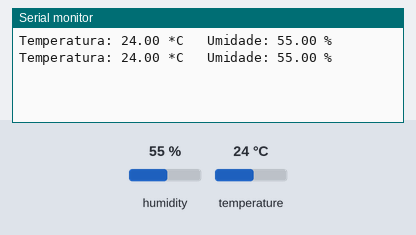
The sketch below on a simulated Arduino Uno, built with avr-gcc and run on an emulated ATmega328P. Shown: the last lines printed to the serial monitor. The inputs (shaded band) are chosen by the test bench; at power-on: humidity 55 %, temperature 24 °C.

Above: at 4.8 s.
4.9 s: humidity set to 22 %
At 7.1 s:
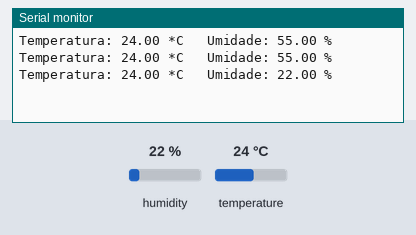
7.9 s: temperature set to 12 °C
At 9.5 s:
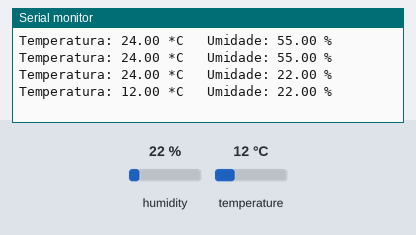
10.9 s: humidity set to 40 %
At 13.2 s:
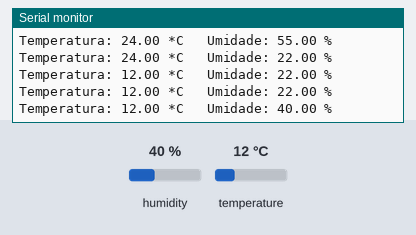
Timing chart, 0 to 14.7 s (numbered marks = the images above; inputs shaded):
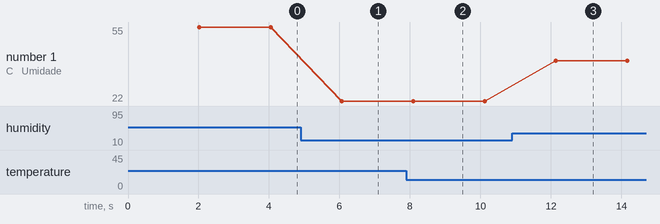

The sketch:

temperatura-umidade.ino
```cpp
/**
 * Projeto exemplo de uso de componente DHT11 (medição de temperatura e umidade)
 */

#include "DHT.h"

const int pinoDHT = 9; // pino do sensor DHT

float temperatura; // armazena valor da temperatura
float umidade; // armazena valor da umidade

DHT dht(pinoDHT, DHT11); // define o pino e o tipo de DHT

void setup() {
  Serial.begin(9600); // inicia e configura a Serial a 9600 bps
  dht.begin(); // inicializa o sensor DHT
}

void loop() {

  delay(2000); // aguarda 2 segundos para fazer a leitura

  // a leitura da temperatura ou umidade pode levar 250 ms
  // o atraso do sensor pode chegar a 2 segundos
  temperatura = dht.readTemperature(); // obtem a temperatura em Celsius
  umidade = dht.readHumidity(); // obtem a umidade

  // verifica se houve falha na leitura
  if (isnan(umidade) || isnan(temperatura)) {
    Serial.println("Falha na leitura do Sensor DHT");
  } else {
    // imprime valor da temperatura
    Serial.print("Temperatura: ");
    Serial.print(temperatura);
    Serial.print(" *C ");
    Serial.print("\t"); // tabulacao
    // imprime a umidade
    Serial.print("Umidade: ");
    Serial.print(umidade);
    Serial.print(" %");
    Serial.print("\t"); // tabulacao
    Serial.println(); // nova linha
  }

}
```

Measured:
- after the input at 4.9 s, the serial monitor: prints a new line after 1.2 s (image 1)
- after the input at 7.9 s, the serial monitor: prints a new line after 0.20 s (image 2)
- after the input at 10.9 s, the serial monitor: prints a new line after 1.2 s (image 3)
- plotted number 1: 55 → 22 after the input at 4.9 s, 22 → 40 after the input at 10.9 s
